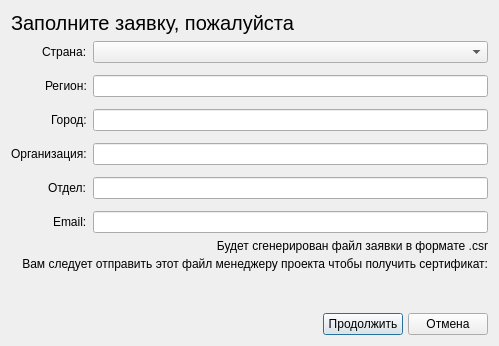
<?xml version="1.0" encoding="UTF-8"?>
<ui version="4.0">
 <class>Registration</class>
 <widget class="QDialog" name="Registration">
  <property name="geometry">
   <rect>
    <x>0</x>
    <y>0</y>
    <width>499</width>
    <height>339</height>
   </rect>
  </property>
  <property name="windowTitle">
   <string>Регистрация</string>
  </property>
  <layout class="QVBoxLayout" name="verticalLayout_2">
   <item>
    <widget class="QLabel" name="label">
     <property name="sizePolicy">
      <sizepolicy hsizetype="Preferred" vsizetype="Preferred">
       <horstretch>0</horstretch>
       <verstretch>0</verstretch>
      </sizepolicy>
     </property>
     <property name="font">
      <font>
       <pointsize>15</pointsize>
      </font>
     </property>
     <property name="text">
      <string>Заполните заявку, пожалуйста</string>
     </property>
    </widget>
   </item>
   <item>
    <layout class="QFormLayout" name="formLayout">
     <property name="labelAlignment">
      <set>Qt::AlignRight|Qt::AlignTrailing|Qt::AlignVCenter</set>
     </property>
     <property name="verticalSpacing">
      <number>12</number>
     </property>
     <item row="0" column="0">
      <widget class="QLabel" name="label_2">
       <property name="text">
        <string>Страна:</string>
       </property>
      </widget>
     </item>
     <item row="0" column="1">
      <widget class="QComboBox" name="comboBox_Country"/>
     </item>
     <item row="1" column="0">
      <widget class="QLabel" name="label_3">
       <property name="text">
        <string>Регион:</string>
       </property>
      </widget>
     </item>
     <item row="1" column="1">
      <widget class="QLineEdit" name="lineEdit_State"/>
     </item>
     <item row="2" column="0">
      <widget class="QLabel" name="label_4">
       <property name="text">
        <string>Город:</string>
       </property>
      </widget>
     </item>
     <item row="2" column="1">
      <widget class="QLineEdit" name="lineEdit_City"/>
     </item>
     <item row="3" column="0">
      <widget class="QLabel" name="label_5">
       <property name="text">
        <string>Организация:</string>
       </property>
      </widget>
     </item>
     <item row="3" column="1">
      <widget class="QLineEdit" name="lineEdit_Company"/>
     </item>
     <item row="4" column="0">
      <widget class="QLabel" name="label_6">
       <property name="text">
        <string>Отдел:</string>
       </property>
      </widget>
     </item>
     <item row="4" column="1">
      <widget class="QLineEdit" name="lineEdit_Department"/>
     </item>
     <item row="5" column="0">
      <widget class="QLabel" name="label_7">
       <property name="text">
        <string>Email:</string>
       </property>
      </widget>
     </item>
     <item row="5" column="1">
      <widget class="QLineEdit" name="lineEdit_Email"/>
     </item>
    </layout>
   </item>
   <item>
    <layout class="QVBoxLayout" name="verticalLayout">
     <property name="spacing">
      <number>4</number>
     </property>
     <item>
      <widget class="QLabel" name="label_Desc">
       <property name="layoutDirection">
        <enum>Qt::LeftToRight</enum>
       </property>
       <property name="text">
        <string>Будет сгенерирован файл заявки в формате .csr</string>
       </property>
       <property name="alignment">
        <set>Qt::AlignRight|Qt::AlignTrailing|Qt::AlignVCenter</set>
       </property>
      </widget>
     </item>
     <item>
      <widget class="QLabel" name="label_Desc_1">
       <property name="text">
        <string>Вам следует отправить этот файл менеджеру проекта чтобы получить сертификат:</string>
       </property>
       <property name="alignment">
        <set>Qt::AlignRight|Qt::AlignTrailing|Qt::AlignVCenter</set>
       </property>
      </widget>
     </item>
     <item>
      <widget class="QLabel" name="label_Desc_2">
       <property name="text">
        <string>&lt;reserved&gt;</string>
       </property>
       <property name="alignment">
        <set>Qt::AlignRight|Qt::AlignTrailing|Qt::AlignVCenter</set>
       </property>
      </widget>
     </item>
     <item>
      <widget class="QLabel" name="label_Desc_3">
       <property name="text">
        <string>&lt;reserved&gt;</string>
       </property>
       <property name="alignment">
        <set>Qt::AlignRight|Qt::AlignTrailing|Qt::AlignVCenter</set>
       </property>
      </widget>
     </item>
    </layout>
   </item>
   <item>
    <spacer name="verticalSpacer">
     <property name="orientation">
      <enum>Qt::Vertical</enum>
     </property>
     <property name="sizeHint" stdset="0">
      <size>
       <width>20</width>
       <height>40</height>
      </size>
     </property>
    </spacer>
   </item>
   <item>
    <layout class="QHBoxLayout" name="horizontalLayout">
     <property name="spacing">
      <number>5</number>
     </property>
     <item>
      <spacer name="horizontalSpacer">
       <property name="orientation">
        <enum>Qt::Horizontal</enum>
       </property>
       <property name="sizeHint" stdset="0">
        <size>
         <width>40</width>
         <height>20</height>
        </size>
       </property>
      </spacer>
     </item>
     <item>
      <widget class="QPushButton" name="pushButton_Continue">
       <property name="text">
        <string>Продолжить</string>
       </property>
      </widget>
     </item>
     <item>
      <widget class="QPushButton" name="pushButton_2">
       <property name="text">
        <string>Отмена</string>
       </property>
      </widget>
     </item>
    </layout>
   </item>
  </layout>
 </widget>
 <resources/>
 <connections/>
</ui>
